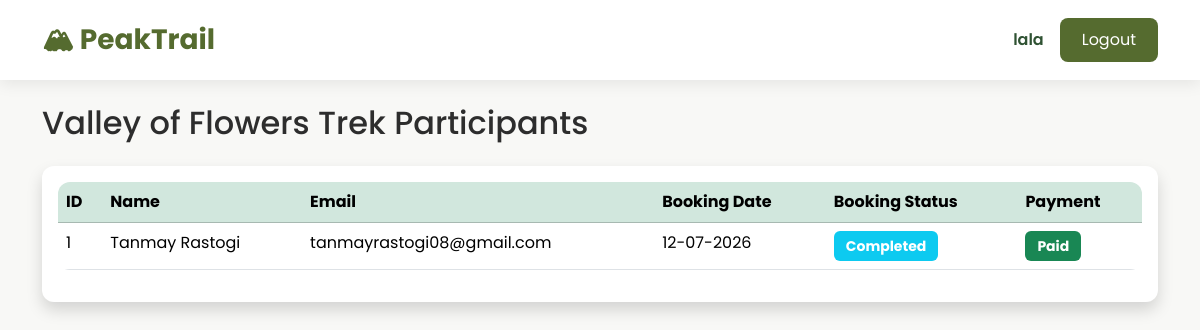
The app's page /staff/participants/1 (signed in) with its own data.
### models/user.py (models this page shows, shortened)
class User(UserMixin, db.Model):
    __tablename__ = "users"
    id = db.Column(db.Integer, primary_key=True)
    name = db.Column(db.String(100), nullable=False)
    email = db.Column(db.String(120), unique=True, nullable=False)
    password = db.Column(db.String(255), nullable=False)
    role = db.Column(db.String(20), nullable=False)
    is_active = db.Column(db.Boolean, default=True)
    is_blacklisted = db.Column(db.Boolean, default=False)
    created_at = db.Column(db.DateTime, default=datetime.utcnow)
    bookings = db.relationship("Booking", backref="user", lazy=True)
    staff_profile = db.relationship(
        "StaffProfile",
        backref="user",
        uselist=False
    )

### models/trek.py (models this page shows, shortened)
class Trek(db.Model):
    __tablename__ = "treks"
    id = db.Column(db.Integer, primary_key=True)
    trek_name = db.Column(db.String(100), nullable=False)
    location = db.Column(db.String(100), nullable=False)
    image_url = db.Column(db.String(500))
    price = db.Column(
        db.Float,
        nullable=False,
        default=0
    )
    difficulty = db.Column(db.String(20), nullable=False)
    duration = db.Column(db.Integer, nullable=False)
    available_slots = db.Column(db.Integer, nullable=False)
    description = db.Column(db.Text)
    start_date = db.Column(db.Date, nullable=False)
    end_date = db.Column(db.Date, nullable=False)
    status = db.Column(
        db.String(20),
        default="Open"
    )
    assigned_staff_id = db.Column(
        db.Integer,
        db.ForeignKey("staff_profiles.id"),
        nullable=True
    )
    bookings = db.relationship(
        "Booking",
        backref="trek",
        lazy=True
    )

### models/booking.py (models this page shows, shortened)
class Booking(db.Model):
    __tablename__ = "bookings"
    id = db.Column(db.Integer, primary_key=True)
    user_id = db.Column(
        db.Integer,
        db.ForeignKey("users.id"),
        nullable=False
    )
    trek_id = db.Column(
        db.Integer,
        db.ForeignKey("treks.id"),
        nullable=False
    )
    booking_date = db.Column(
        db.DateTime,
        default=datetime.utcnow
    )
    booking_status = db.Column(
        db.String(20),
        default="Booked"
    )
    payment_status = db.Column(
        db.String(20),
        default="Pending"
    )

### routes/staff.py (the view)
@staff.route("/staff/participants/<int:trek_id>")
@login_required
def view_participants(trek_id):
    if current_user.role != "staff":
        flash("Access Denied!", "danger")
        return redirect(url_for("home"))
    profile = StaffProfile.query.filter_by(
        user_id=current_user.id
    ).first()
    trek = Trek.query.get_or_404(trek_id)
    if trek.assigned_staff_id != profile.id:
        flash("You are not assigned to this trek.", "danger")
        return redirect(url_for("staff.dashboard"))
    bookings = Booking.query.filter_by(
        trek_id=trek.id
    ).all()
    return render_template(
        "staff/participants.html",
        trek=trek,
        bookings=bookings
    )

### app.py (called while the page is built)
@login_manager.user_loader
def load_user(user_id):
    return User.query.get(int(user_id))

### templates/staff/participants.html (shortened to what this page needs)
{% extends "base.html" %}
{% block content %}
<h2 class="mb-4">
{{ trek.trek_name }} Participants
</h2>
<div class="card shadow">
<div class="card-body">
<table class="table table-hover">
<thead class="table-success">
<tr>
<th>ID</th>
<th>Name</th>
<th>Email</th>
<th>Booking Date</th>
<th>Booking Status</th>
<th>Payment</th>
</tr>
</thead>
<tbody>
{% for booking in bookings %}
<tr>
<td>{{ booking.user.id }}</td>
<td>{{ booking.user.name }}</td>
<td>{{ booking.user.email }}</td>
<td>{{ booking.booking_date.strftime("%d-%m-%Y") }}</td>
<td>
{% if booking.booking_status == "Booked" %}
<span class="badge bg-success">
Booked
</span>
<br><br>
<a href="{{ url_for('staff.complete_booking', booking_id=booking.id) }}"
class="btn btn-primary btn-sm">
Mark Completed
</a>
{% elif booking.booking_status == "Completed" %}
<span class="badge bg-info">
Completed
</span>
{% else %}
<span class="badge bg-danger">
Cancelled
</span>
{% endif %}
</td>
<td>
{% if booking.payment_status == "Pending" %}
<span class="badge bg-warning text-dark">
Pending
</span>
<br><br>
<a href="{{ url_for('staff.complete_payment', booking_id=booking.id) }}"
class="btn btn-success btn-sm">
Mark Paid
</a>
{% else %}
<span class="badge bg-success">
Paid
</span>
{% endif %}
</td>
</tr>
{% else %}
<tr>
<td colspan="6" class="text-center">
No Participants Yet
</td>
</tr>
{% endfor %}
</tbody>
</table>
</div>
</div>
{% endblock %}

### templates/base.html (shortened to what this page needs)
<!DOCTYPE html>
<html lang="en">
<head>
    <link href="https://cdn.jsdelivr.net/npm/bootstrap@5.3.3/dist/css/bootstrap.min.css" rel="stylesheet">
    <link rel="stylesheet" href="{{ url_for('static', filename='css/style.css') }}">
</head>
<body>
    <nav class="navbar navbar-expand-lg custom-navbar">
<div class="container">
{% if current_user.is_authenticated %}
    {% if current_user.role=="admin" %}
        <a class="navbar-brand fw-bold"
        href="{{ url_for('admin.dashboard') }}">
        🏔 PeakTrail
        </a>
    {% elif current_user.role=="staff" %}
        <a class="navbar-brand fw-bold"
        href="{{ url_for('staff.dashboard') }}">
        🏔 PeakTrail
        </a>
    {% elif current_user.role=="trekker" %}
        <a class="navbar-brand fw-bold"
        href="{{ url_for('trekker.dashboard') }}">
        🏔 PeakTrail
        </a>
    {% endif %}
{% else %}
<a class="navbar-brand fw-bold"
href="{{ url_for('auth.login') }}">
🏔 PeakTrail
</a>
{% endif %}
<div class="ms-auto d-flex align-items-center">
{% if current_user.is_authenticated %}
<span class="welcome-text">
{{ current_user.name }}
</span>
<a href="{{ url_for('auth.logout') }}"
class="btn btn-custom ms-3">
Logout
</a>
{% endif %}
</div>
</div>
</nav>
    <div class="container mt-4">
        {% block content %}
        {% endblock %}
    </div>
</body>
</html>

### static/css/style.css (style rules this page uses)
:root { --primary:#556B2F; --secondary:#2F5233; --accent:#F5F1E8; --background:#F8F8F6; --text:#2D2D2D; }
body { font-family:'Poppins',sans-serif; background:var(--background); color:var(--text); }
.custom-navbar { background:white; box-shadow:0 4px 15px rgba(0,0,0,.08); padding:14px; }
.navbar-brand { color:var(--primary)!important; font-size:28px; }
.welcome-text { font-weight:600; color:var(--secondary); }
.card { border:none; border-radius:12px; overflow:hidden; transition:.3s; box-shadow:0 5px 18px rgba(0,0,0,.08); }
.btn-custom { background:var(--primary); color:white; border:none; border-radius:8px; padding:10px 22px; transition:.3s; }
.table { background:white; border-radius:12px; overflow:hidden; }
.badge { padding:8px 12px; font-size:14px; }

### records on screen
User: name "lala"
Trek: trek_name "Valley of Flowers Trek"
Booking: user.id "1", user.name "Tanmay Rastogi", user.email "tanmayrastogi08@gmail.com", booking_date "12-07-2026", booking_status "Completed", payment_status "Paid"
